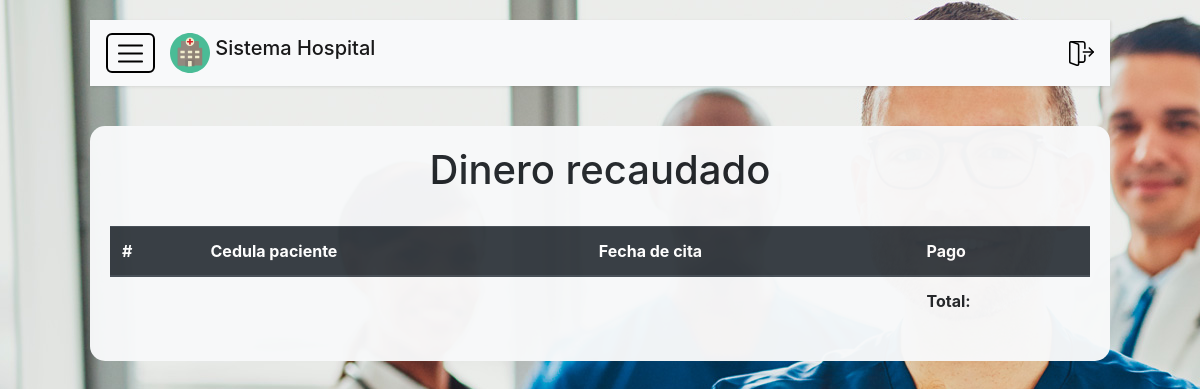
The app's page /Ver_Dinero.php (signed in), older data.
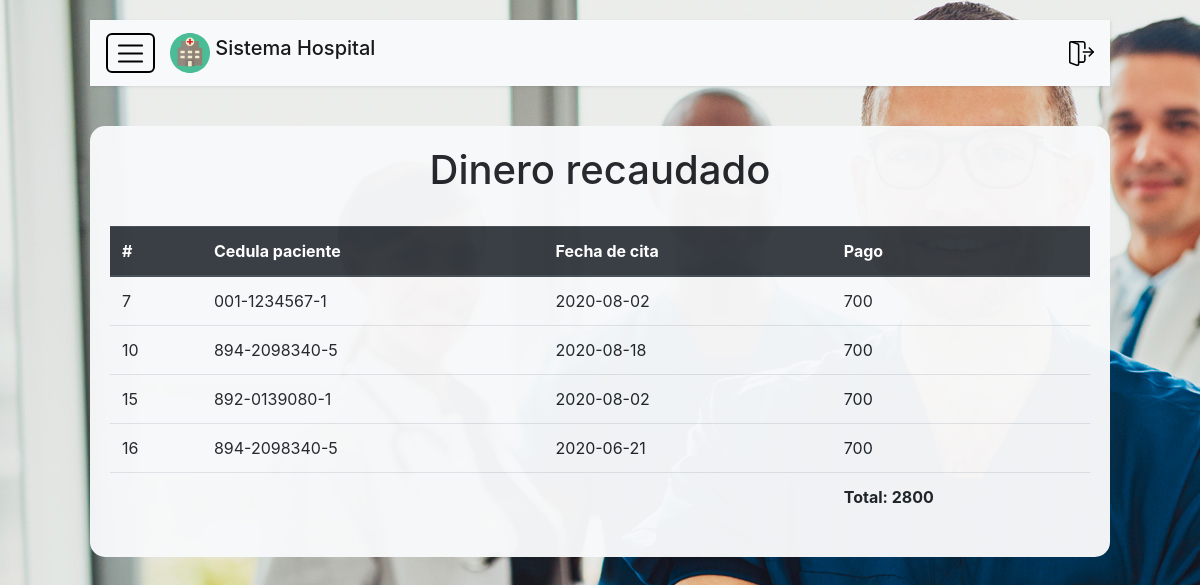
The same page, newer data.
### tables this page shows
CREATE TABLE `citas` (
  `id` int(11) NOT NULL,
  `fechaCita` date NOT NULL,
  `hora` time NOT NULL,
  `duracion` varchar(10) NOT NULL,
  `medico` int(11) DEFAULT NULL,
  `paciente` varchar(13) DEFAULT NULL,
  `costo` double NOT NULL
);

### libreria/includes.php (called while the page is built, shortened)
<?php
include_once("libreria/head.php");

### Ver_Dinero.php (the view, shortened to what this page needs)
<?php
    include('libreria/includes.php');
    if($_SESSION['rol'] == 'Medico')
    {
        $conexion = Conexion::getInstance();
        $sql="SELECT id, paciente,fechaCita, costo
                FROM citas
                WHERE medico = {$_SESSION['id']}";
        $result = $conexion->query($sql);
        $consulta="SELECT SUM(costo) as TotalPrecios
                    FROM citas
                    WHERE medico = {$_SESSION['id']}";
        $resultado = mysqli_query($conexion, $consulta);
        $rowTotal = mysqli_fetch_array($resultado);
    }
    else {
        header("Location:index.php");
    }
?>
<html>
<caption><h1><center>Dinero recaudado</caption></h1></center>
<table class="table">
        <thead class="thead-dark">
            <tr>
                <th scope="col">#</th>
                <th scope="col">Cedula paciente</th>
                <th scope="col">Fecha de cita</th>
                <th scope="col">Pago</th>
            </tr>
        </thead>
        <tbody>
            <?php
                foreach($result as $fila)
                {
                    echo "
                        <tr>
                            <td>{$fila['id']}</td>
                            <td>{$fila['paciente']}</td>
                            <td>{$fila['fechaCita']}</td>
                            <td>{$fila['costo']}</td>
                        </tr>
                    ";
                }
                echo "<tr>
                    <th colspan ='3'></th>
                        <th>Total: {$rowTotal['TotalPrecios']}</th>
                    </tr>
                "
            ?>
        </tbody>
    </table>
</div>
<?php
include('libreria/foot.php');
?>

### libreria/head.php (shortened to what this page needs)
<!DOCTYPE html>
<html lang="en">
<head>
    <link rel="stylesheet" href="css/login.css">
    <link rel="stylesheet" href="css/main.css">
    <link rel="stylesheet" href="https://stackpath.bootstrapcdn.com/bootstrap/4.5.0/css/bootstrap.min.css">
</head>
<body>
    <div class="wrapper">
        <div id="content">
            <nav class="navbar navbar-expand navbar-light bg-light" >
                <div class="container-fluid">
                    <button type="button" id="sidebarCollapse" class="">
                        <img src="source/icons/open-menu.svg" width="25" height="25" id="menuIcon">
                    </button>
                    <a class="navbar-brand mb-0 h1" href="#">
                        <img src="source/logo/hospital.svg" width="40" height="40" class="d-inline-block align-top">
                        Sistema Hospital
                    </a>
                    <a href="funciones.php?accion=logout" class="ml-auto">
                        <img src="source/icons/logout.svg" class="" width="25" height="25" title="Cerrar sesion">
                    </a>
                </div>
            </nav>
            <div id="main">

### libreria/foot.php (shortened to what this page needs)
            </div>
        </div>
</body>
</html>

### css/login.css (style rules this page uses)
body { background-image: url("../source/background-login.png"); background-size: cover; }

### css/main.css (style rules this page uses)
#main { width: 100%; height: 100%; background-color: #F8F9FA; padding: 20px; border-radius: 15px; opacity: 0.97; }
body { font-family: 'Poppins', sans-serif; background: #fafafa; }
a, a:hover, a:focus { color: inherit; text-decoration: none; transition: all 0.3s; }
.navbar { padding: 15px 10px; background: #fff; border: none; border-radius: 0; margin-bottom: 40px; box-shadow: 1px 1px 3px rgba(0, 0, 0, 0.1); }
.wrapper { display: flex; width: 100%; }
#content { width: 100%; padding: 20px 90px; min-height: 100vh; transition: all 0.3s; position: absolute; top: 0; right: 0; }
#sidebarCollapse { background-color: transparent; color: white; border: 2px black solid; border-radius: 6px; padding: 5px 10px; cursor: pointer; transition: all 0.3s; margin-right: 15px; }

### libreria/head.php (style rules this page uses)
body { background-image: url('source/background-login.jpg'); }

Row changes from the older to the newer data that the page shows:
added citas: id "7", paciente "001-1234567-1", fechaCita "2020-08-02", costo "700"
added citas: id "10", paciente "894-2098340-5", fechaCita "2020-08-18", costo "700"
added citas: id "15", paciente "892-0139080-1", fechaCita "2020-08-02", costo "700"
added citas: id "16", paciente "894-2098340-5", fechaCita "2020-06-21", costo "700"
Text that changed along with them:
$rowTotal['TotalPrecios']: (not shown) → "2800"
